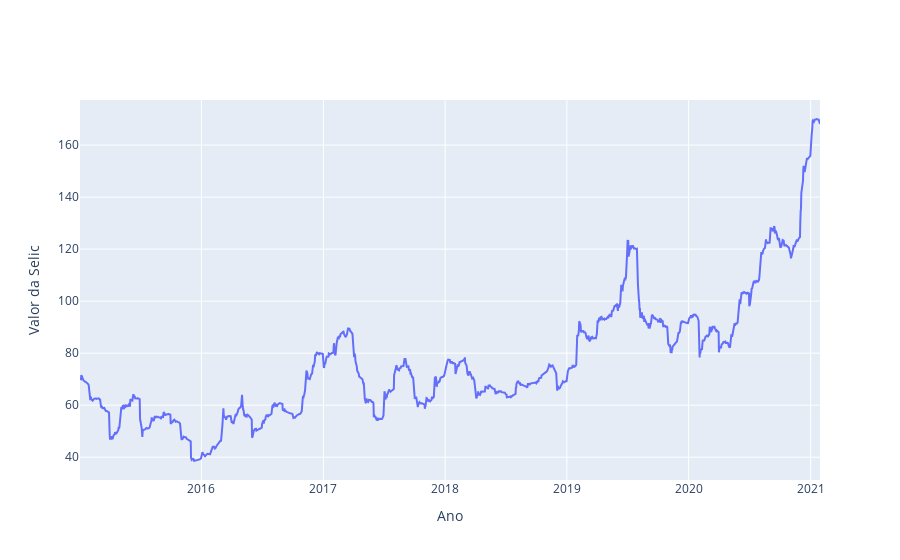

Here is the notebook cell this chart was saved with:
### Markdown cell above
Gráfico SELIC

### Code cell
x1=cotacao_minerio.index
y1=cotacao_minerio["ultimo"].values
cotacao = [go.Scatter(x=x1, y=y1)]
layout = go.Layout(
   xaxis=dict(
       range=['01-01-2017','31-01-2021'],
       title='Ano'              
   ),
   yaxis=dict(
       range=[min(x1), max(y1)],
       title='Valor da Selic'
   ))
fig = go.Figure(data = cotacao, layout = layout)
py.iplot(fig)

### Figure 1 — Plotly figure (JSON) as saved in the notebook; plotly's stock layout.template omitted (floating-point values rounded to 4 significant figures; data arrays with more than 128 entries replaced by an {"elided": "..."} marker saying what was removed)
{"data": [{"type": "scatter", "x": {"elided": "1556 str values"}, "y": {"elided": "1556 float values"}}], "layout": {"xaxis": {"range": ["01-01-2017", "31-01-2021"], "title": {"text": "Ano"}}, "yaxis": {"range": ["2015-01-02T00:00:00", 170.0], "title": {"text": "Valor da Selic"}}}}
